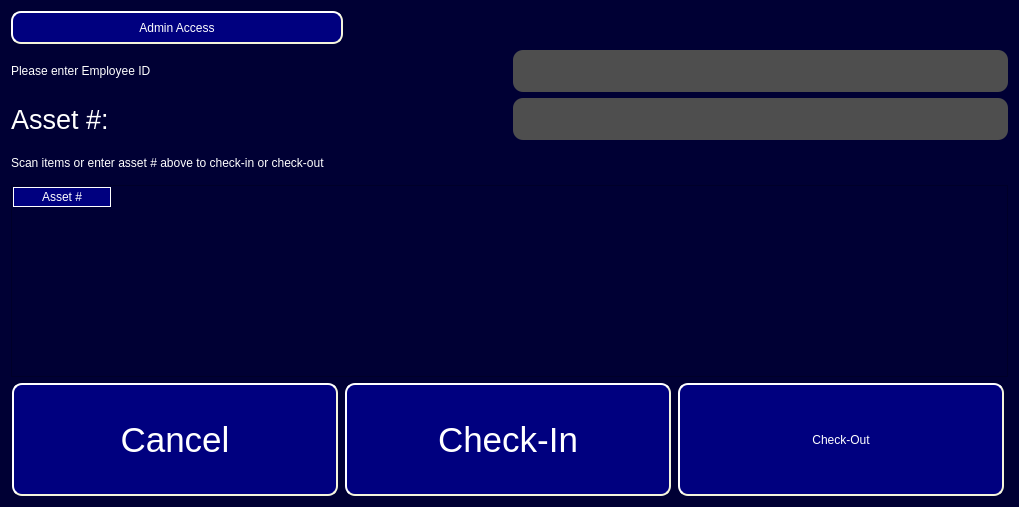
<?xml version="1.0" encoding="UTF-8"?>
<ui version="4.0">
 <class>Form</class>
 <widget class="QWidget" name="Form">
  <property name="geometry">
   <rect>
    <x>0</x>
    <y>0</y>
    <width>1019</width>
    <height>507</height>
   </rect>
  </property>
  <property name="sizePolicy">
   <sizepolicy hsizetype="Expanding" vsizetype="Expanding">
    <horstretch>0</horstretch>
    <verstretch>0</verstretch>
   </sizepolicy>
  </property>
  <property name="windowTitle">
   <string>Form</string>
  </property>
  <property name="styleSheet">
   <string notr="true">background-color: rgb(0, 0, 52);</string>
  </property>
  <layout class="QVBoxLayout" name="verticalLayout_2">
   <item>
    <layout class="QVBoxLayout" name="verticalLayout">
     <item>
      <layout class="QHBoxLayout" name="horizontalLayout_4">
       <item>
        <widget class="QPushButton" name="Admin_Button">
         <property name="sizePolicy">
          <sizepolicy hsizetype="Expanding" vsizetype="Expanding">
           <horstretch>0</horstretch>
           <verstretch>0</verstretch>
          </sizepolicy>
         </property>
         <property name="styleSheet">
          <string notr="true">QPushButton#Admin_Button {
background-color: rgb(0, 0, 127);
color: rgb(255, 255, 255);
border-style: outset;
border-width: 2px;
border-radius: 10px;
border-color: beige;
font: 26pt &quot;MS Shell Dlg 2&quot;;
min-width: 10em;
padding: 6px;
}
QPushButton#Admin_Button:pressed {
    background-color: rgb(0, 0, 80);
    border-style: inset;
}</string>
         </property>
         <property name="text">
          <string>Admin Access</string>
         </property>
        </widget>
       </item>
       <item>
        <spacer name="horizontalSpacer">
         <property name="orientation">
          <enum>Qt::Horizontal</enum>
         </property>
         <property name="sizeHint" stdset="0">
          <size>
           <width>40</width>
           <height>20</height>
          </size>
         </property>
        </spacer>
       </item>
       <item>
        <spacer name="horizontalSpacer_2">
         <property name="orientation">
          <enum>Qt::Horizontal</enum>
         </property>
         <property name="sizeHint" stdset="0">
          <size>
           <width>40</width>
           <height>20</height>
          </size>
         </property>
        </spacer>
       </item>
      </layout>
     </item>
     <item>
      <layout class="QHBoxLayout" name="horizontalLayout_3">
       <item>
        <widget class="QLabel" name="ID_Label">
         <property name="sizePolicy">
          <sizepolicy hsizetype="Expanding" vsizetype="Expanding">
           <horstretch>0</horstretch>
           <verstretch>0</verstretch>
          </sizepolicy>
         </property>
         <property name="styleSheet">
          <string notr="true">color: rgb(255, 255, 255);
font: 26pt &quot;MS Shell Dlg 2&quot;;
</string>
         </property>
         <property name="text">
          <string>Please enter Employee ID</string>
         </property>
        </widget>
       </item>
       <item>
        <widget class="QLineEdit" name="Manual_Entry_Field_2">
         <property name="sizePolicy">
          <sizepolicy hsizetype="Expanding" vsizetype="Expanding">
           <horstretch>0</horstretch>
           <verstretch>0</verstretch>
          </sizepolicy>
         </property>
         <property name="font">
          <font>
           <family>MS Shell Dlg 2</family>
           <pointsize>26</pointsize>
           <weight>50</weight>
           <italic>false</italic>
           <bold>false</bold>
          </font>
         </property>
         <property name="styleSheet">
          <string notr="true">color: rgb(255, 255, 255);
background-color: rgb(78, 78, 78);
font: 26pt &quot;MS Shell Dlg 2&quot;;
 border-radius: 10px;</string>
         </property>
        </widget>
       </item>
      </layout>
     </item>
     <item>
      <layout class="QHBoxLayout" name="horizontalLayout_2">
       <item>
        <widget class="QLabel" name="label_2">
         <property name="sizePolicy">
          <sizepolicy hsizetype="Expanding" vsizetype="Expanding">
           <horstretch>0</horstretch>
           <verstretch>0</verstretch>
          </sizepolicy>
         </property>
         <property name="font">
          <font>
           <pointsize>20</pointsize>
          </font>
         </property>
         <property name="styleSheet">
          <string notr="true">color: rgb(255, 255, 255)</string>
         </property>
         <property name="text">
          <string>Asset #:</string>
         </property>
        </widget>
       </item>
       <item>
        <widget class="QLineEdit" name="Manual_Entry_Field">
         <property name="sizePolicy">
          <sizepolicy hsizetype="Expanding" vsizetype="Expanding">
           <horstretch>0</horstretch>
           <verstretch>0</verstretch>
          </sizepolicy>
         </property>
         <property name="font">
          <font>
           <family>MS Shell Dlg 2</family>
           <pointsize>26</pointsize>
           <weight>50</weight>
           <italic>false</italic>
           <bold>false</bold>
          </font>
         </property>
         <property name="styleSheet">
          <string notr="true">color: rgb(255, 255, 255);
background-color: rgb(78, 78, 78);
font: 26pt &quot;MS Shell Dlg 2&quot;;
 border-radius: 10px;</string>
         </property>
        </widget>
       </item>
      </layout>
     </item>
     <item>
      <widget class="QLabel" name="Instruction_Label">
       <property name="sizePolicy">
        <sizepolicy hsizetype="Expanding" vsizetype="Expanding">
         <horstretch>0</horstretch>
         <verstretch>0</verstretch>
        </sizepolicy>
       </property>
       <property name="styleSheet">
        <string notr="true">color: rgb(255, 255, 255);
font: 20pt &quot;MS Shell Dlg 2&quot;;</string>
       </property>
       <property name="text">
        <string>Scan items or enter asset # above to check-in or check-out</string>
       </property>
      </widget>
     </item>
     <item>
      <widget class="QTableWidget" name="Equipment_List">
       <property name="sizePolicy">
        <sizepolicy hsizetype="Expanding" vsizetype="Expanding">
         <horstretch>0</horstretch>
         <verstretch>0</verstretch>
        </sizepolicy>
       </property>
       <property name="font">
        <font>
         <pointsize>14</pointsize>
        </font>
       </property>
       <property name="styleSheet">
        <string notr="true">
QHeaderView::section
{
spacing: 10px;
	background-color: rgb(0, 0, 127);
color: white;
border: 1px solid white;
margin: 1px;
text-align: right;
font-family: arial;
font-size:12px;
}

QTableWidget::section
{

background-color: rgb(78, 78, 78);
}</string>
       </property>
       <column>
        <property name="text">
         <string>Asset #</string>
        </property>
       </column>
      </widget>
     </item>
     <item>
      <layout class="QHBoxLayout" name="horizontalLayout">
       <property name="sizeConstraint">
        <enum>QLayout::SetMinimumSize</enum>
       </property>
       <item>
        <widget class="QPushButton" name="Cancel_Button">
         <property name="sizePolicy">
          <sizepolicy hsizetype="Expanding" vsizetype="Expanding">
           <horstretch>0</horstretch>
           <verstretch>0</verstretch>
          </sizepolicy>
         </property>
         <property name="minimumSize">
          <size>
           <width>326</width>
           <height>113</height>
          </size>
         </property>
         <property name="maximumSize">
          <size>
           <width>208</width>
           <height>113</height>
          </size>
         </property>
         <property name="font">
          <font>
           <family>MS Shell Dlg 2</family>
           <pointsize>26</pointsize>
           <weight>50</weight>
           <italic>false</italic>
           <bold>false</bold>
          </font>
         </property>
         <property name="styleSheet">
          <string notr="true">QPushButton#Cancel_Button {
background-color: rgb(0, 0, 127);
color: rgb(255, 255, 255);
border-style: outset;
border-width: 2px;
border-radius: 10px;
border-color: beige;
font: 26pt &quot;MS Shell Dlg 2&quot;;
min-width: 10em;
padding: 6px;
}
QPushButton#Cancel_Button:pressed {
    background-color: rgb(0, 0, 80);
    border-style: inset;
}</string>
         </property>
         <property name="text">
          <string>Cancel</string>
         </property>
        </widget>
       </item>
       <item>
        <widget class="QPushButton" name="Finish_Button">
         <property name="sizePolicy">
          <sizepolicy hsizetype="Expanding" vsizetype="Expanding">
           <horstretch>0</horstretch>
           <verstretch>0</verstretch>
          </sizepolicy>
         </property>
         <property name="minimumSize">
          <size>
           <width>326</width>
           <height>113</height>
          </size>
         </property>
         <property name="maximumSize">
          <size>
           <width>208</width>
           <height>113</height>
          </size>
         </property>
         <property name="baseSize">
          <size>
           <width>16</width>
           <height>16</height>
          </size>
         </property>
         <property name="font">
          <font>
           <family>MS Shell Dlg 2</family>
           <pointsize>26</pointsize>
           <weight>50</weight>
           <italic>false</italic>
           <bold>false</bold>
          </font>
         </property>
         <property name="styleSheet">
          <string notr="true">QPushButton#Finish_Button {
background-color: rgb(0, 0, 127);
color: rgb(255, 255, 255);
border-style: outset;
border-width: 2px;
border-radius: 10px;
border-color: beige;
font: 26pt &quot;MS Shell Dlg 2&quot;;
min-width: 10em;
padding: 6px;
}
QPushButton#Finish_Button:pressed {
    background-color: rgb(0, 0, 80);
    border-style: inset;
}</string>
         </property>
         <property name="text">
          <string>Check-In</string>
         </property>
        </widget>
       </item>
       <item>
        <widget class="QPushButton" name="Check_Out_Button">
         <property name="sizePolicy">
          <sizepolicy hsizetype="Expanding" vsizetype="Expanding">
           <horstretch>0</horstretch>
           <verstretch>0</verstretch>
          </sizepolicy>
         </property>
         <property name="minimumSize">
          <size>
           <width>326</width>
           <height>113</height>
          </size>
         </property>
         <property name="maximumSize">
          <size>
           <width>208</width>
           <height>113</height>
          </size>
         </property>
         <property name="styleSheet">
          <string notr="true">QPushButton#Check_Out_Button {
background-color: rgb(0, 0, 127);
color: rgb(255, 255, 255);
border-style: outset;
border-width: 2px;
border-radius: 10px;
border-color: beige;
font: 26pt &quot;MS Shell Dlg 2&quot;;
min-width: 10em;
padding: 6px;
}
QPushButton#Check_Out_Button:pressed {
    background-color: rgb(0, 0, 80);
    border-style: inset;
}</string>
         </property>
         <property name="text">
          <string>Check-Out</string>
         </property>
        </widget>
       </item>
      </layout>
     </item>
    </layout>
   </item>
  </layout>
 </widget>
 <resources/>
 <connections/>
</ui>
